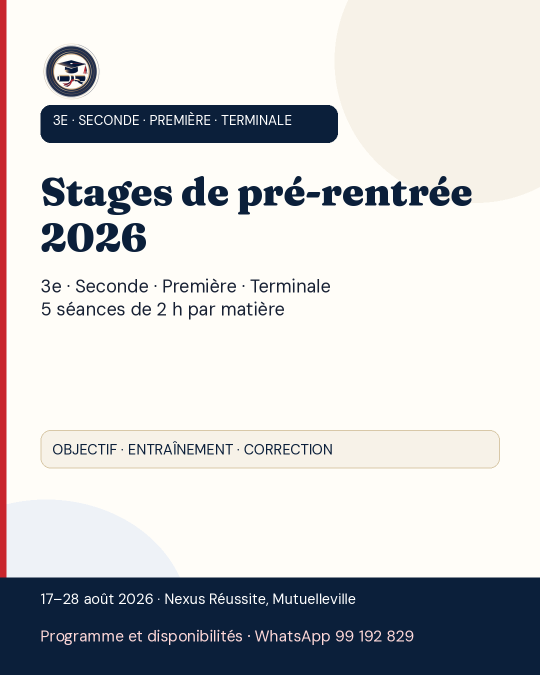
#> input picture scripts/pre-rentree/assets/campaigns/pre-rentree-2026/social/PUBLIC/feed/principal.png, 1080 x 1350 px (shown at 1/2 size)
$ python build_public_social_release.py
#> lines starting #> are read from the running program, lines starting #| are printed output that depends on the picture
#!/usr/bin/env python3
"""Build deterministic PUBLIC and watermarked REVIEW social release families."""

from __future__ import annotations

import argparse
import hashlib
import json
import re
import shutil
from pathlib import Path
from typing import Any

from PIL import Image, ImageDraw, ImageFont
from pypdf import PdfWriter
from pypdf.generic import ArrayObject, ByteStringObject


LAUNCH_DATE = "2026-07-26"
CAMPAIGN_DATES = "17–28 août 2026"
PUBLICATION_STATUS = "PUBLIC_RELEASE_CANDIDATE"
WATERMARK = "DOCUMENT DE REVUE — DIFFUSION INTERDITE"
FIXED_PDF_DATE = "D:20000101000000Z"
FORBIDDEN_PUBLIC_COPY = re.compile(
    r"document de revue|diffusion interdite|programme et inscription|"
    r"pré[- ]?inscri(?:re|ption)|\bréserver\b|\bpayer\b",
    re.IGNORECASE,
)
SECONDE_PHYSICS = re.compile(
    r"seconde[^.]{0,180}physique[- ]?chimie|physique[- ]?chimie[^.]{0,180}seconde",
    re.IGNORECASE,
)


def sha256(path: Path) -> str:
    return hashlib.sha256(path.read_bytes()).hexdigest()


def copy(source: Path, target: Path) -> None:
    target.parent.mkdir(parents=True, exist_ok=True)
    shutil.copyfile(source, target)


def watermark(source: Path, target: Path, font_path: Path) -> None:
    with Image.open(source).convert("RGBA") as image:
        overlay = Image.new("RGBA", image.size, (0, 0, 0, 0))
#> overlay: PIL image 1080x1350 RGBA; every value is 0
        draw = ImageDraw.Draw(overlay)
        font = ImageFont.truetype(font_path, size=max(24, image.width // 28))
        text_box = draw.textbbox((0, 0), WATERMARK, font=font)
#> text_box = (0, 7, 909, 36)
        text_width = text_box[2] - text_box[0]
#> text_width = 909
        text_height = text_box[3] - text_box[1]
#> text_height = 29
        padding = max(20, image.width // 40)
#> padding = 27
        x = max(padding, (image.width - text_width) // 2)
#> x = 85
        y = min(
            image.height - text_height - padding,
            int(image.height * 0.72),
        )
#> y = 972
        draw.rounded_rectangle(
            (
                x - padding,
                y - padding,
                x + text_width + padding,
                y + text_height + padding,
            ),
            radius=max(12, padding // 2),
            fill=(11, 31, 58, 180),
        )
        draw.text((x, y), WATERMARK, font=font, fill=(255, 255, 255, 255))
        target.parent.mkdir(parents=True, exist_ok=True)
        Image.alpha_composite(image, overlay).convert("RGB").save(
            target,
            format="PNG",
            optimize=True,
        )
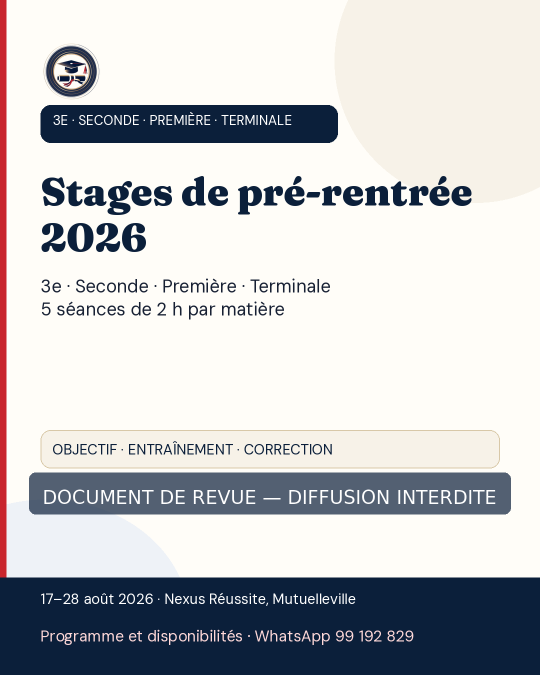
#> saved as principal.png: PIL image 1080x1350 RGB (shown at 1/2 size); mean R, G, B 195.8, 196.7, 198.8


# [89 lines left out: functions contact_sheet, normalize_pdf, asset_record, validate_textual_public_assets, validate_calendar, not called in this run]


def build(repo_root: Path, output: Path) -> None:
    week = repo_root / "assets" / "campaigns" / "pre-rentree-2026" / "week-one"
    full = repo_root / "assets" / "campaigns" / "pre-rentree-2026" / "full-campaign"
    if output.exists():
        shutil.rmtree(output)
    public = output / "PUBLIC"
    review = output / "REVIEW"
    watermark_font = (
        repo_root
        / "assets"
        / "campaigns"
        / "pre-rentree-2026"
        / "parent-documents"
        / "sources"
        / "fonts"
        / "DMSans.ttf"
    )

    public_images: list[tuple[Path, Path, str]] = [
        (week / "main" / "main-portrait.png", public / "feed" / "principal.png", "feed-main"),
        (full / "publications" / "02-entree-3e.png", public / "feed" / "entree-3e.png", "feed-level"),
        (full / "publications" / "03-entree-seconde.png", public / "feed" / "entree-seconde.png", "feed-level"),
        (full / "publications" / "04-entree-premiere.png", public / "feed" / "entree-premiere.png", "feed-level"),
        (full / "publications" / "05-entree-terminale.png", public / "feed" / "entree-terminale.png", "feed-level"),
        (week / "main" / "main-story.png", public / "story" / "principale.png", "story-main"),
        (full / "stories" / "02-entree-3e" / "frame-01.png", public / "story" / "entree-3e.png", "story-level"),
        (full / "stories" / "03-entree-seconde" / "frame-01.png", public / "story" / "entree-seconde.png", "story-level"),
        (full / "stories" / "04-premiere" / "frame-01.png", public / "story" / "entree-premiere.png", "story-level"),
        (full / "stories" / "05-terminale" / "frame-01.png", public / "story" / "entree-terminale.png", "story-level"),
    ]
    for source, target, _ in public_images:
        copy(source, target)
        watermark(target, review / target.relative_to(public), watermark_font)
#> pass 2 of the loop in build, `for source, target, _ in public_images:`:
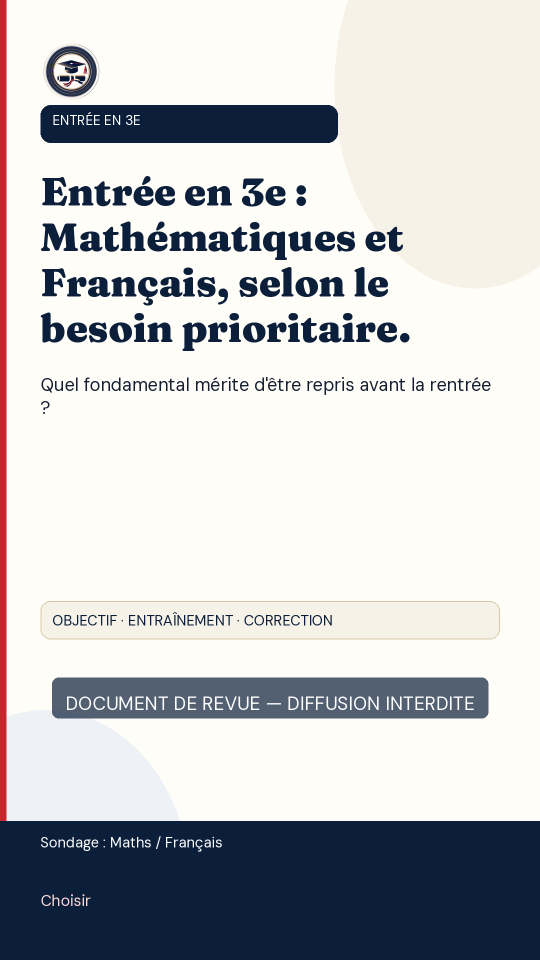
#> input picture assets/campaigns/pre-rentree-2026/social/REVIEW/story/entree-3e.png, 1080 x 1920 px, found by its file name (shown at 1/2 size)
#> image: PIL image 1080x1920 RGBA
#> overlay: PIL image 1080x1920 RGBA; every value is 0
#> y = 1382
#> in watermark (call 2), `Image.alpha_composite(image, overlay).convert("RGB").save( target, for..`:
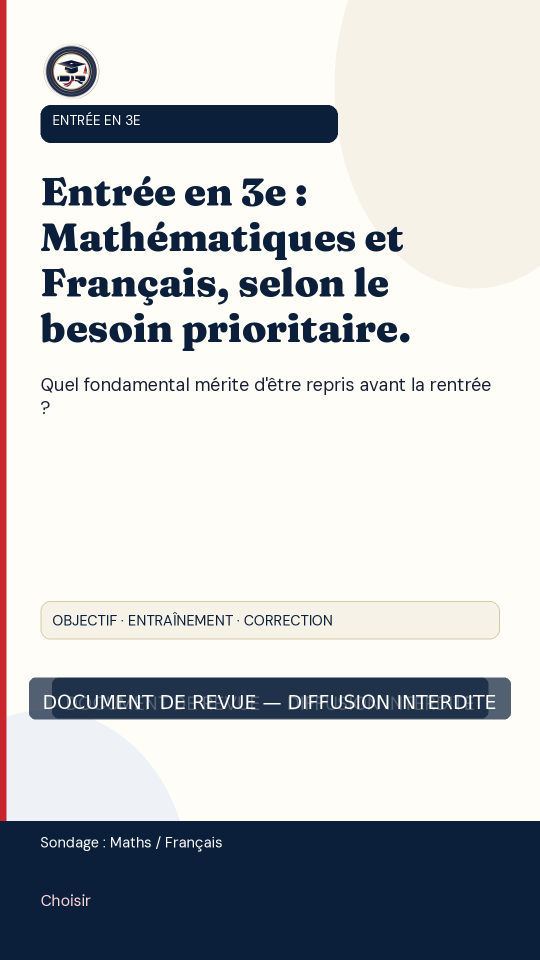
#> saved as entree-3e.png: PIL image 1080x1920 RGB (shown at 1/2 size); mean R, G, B 195.3, 196.5, 198.7
#> pass 3 of the loop in build, `for source, target, _ in public_images:`:
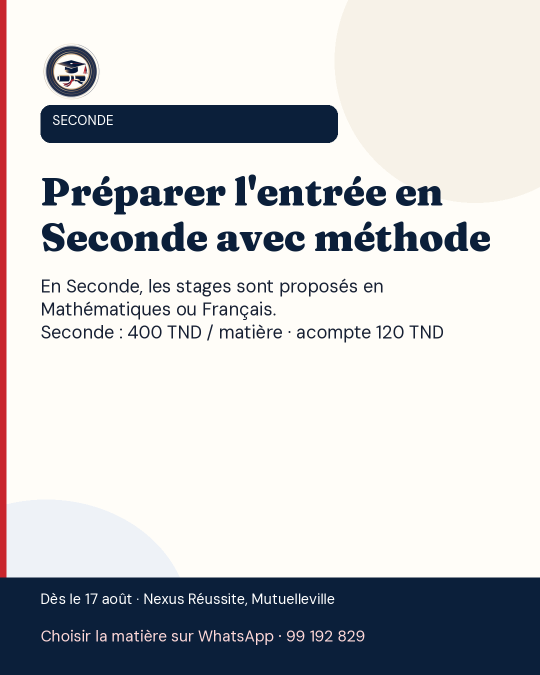
#> input picture scripts/pre-rentree/assets/campaigns/pre-rentree-2026/social/PUBLIC/feed/entree-seconde.png, 1080 x 1350 px (shown at 1/2 size)
#> image: PIL image 1080x1350 RGBA
#> y = 972
#> in watermark (call 3), `Image.alpha_composite(image, overlay).convert("RGB").save( target, for..`:
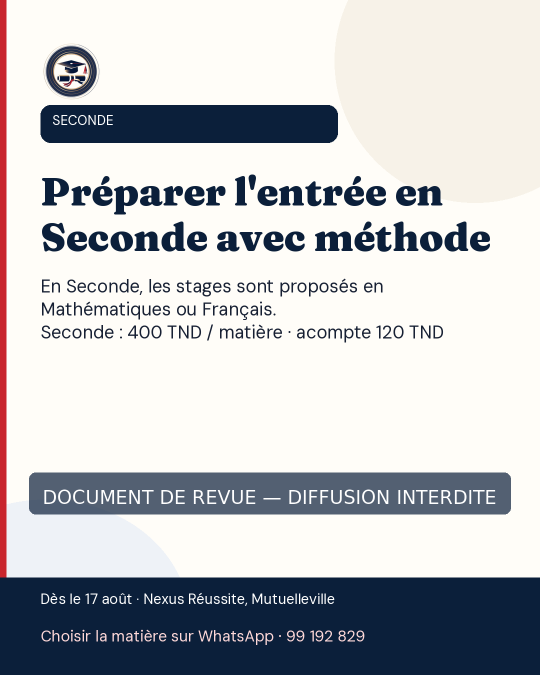
#> saved as entree-seconde.png: PIL image 1080x1350 RGB (shown at 1/2 size); mean R, G, B 192.8, 194.2, 197
#> the loop made 4 passes; the first 3 are shown

    for source in sorted((week / "carousel").glob("slide-*.png")):
        copy(source, public / "carrousel" / source.name)
    copy(week / "carousel" / "carousel-week-one.pdf", public / "carrousel" / "carousel-pre-rentree-2026.pdf")
    copy(week / "reel" / "reel-cover.png", public / "reel" / "couverture.png")
    copy(week / "reel" / "reel-motion-design.mp4", public / "reel" / "pre-rentree-2026.mp4")
    copy(week / "reel" / "reel-fr.srt", public / "reel" / "sous-titres-fr.srt")
    copy(full / "calendar" / "full-campaign-calendar.json", public / "calendrier" / "calendrier.json")
    copy(full / "calendar" / "full-campaign-calendar.csv", public / "calendrier" / "calendrier.csv")
    copy(full / "calendar" / "full-campaign-calendar.pdf", public / "calendrier" / "calendrier.pdf")
    copy(full / "copy" / "campaign-copy.json", public / "textes" / "campagne.json")
    copy(full / "copy" / "whatsapp-variants.md", public / "textes" / "whatsapp.md")

    feed_review = sorted((review / "feed").glob("*.png"))
    story_review = sorted((review / "story").glob("*.png"))
    contact_sheet(feed_review, review / "contact-sheets" / "feed.png", 3, 300)
    contact_sheet(story_review, review / "contact-sheets" / "story.png", 3, 220)
    combined = [
        review / "contact-sheets" / "feed.png",
        review / "contact-sheets" / "story.png",
    ]
    pdf_pages = [Image.open(path).convert("RGB") for path in combined]
    pdf_pages[0].save(
        review / "contact-sheets" / "campagne-sociale.pdf",
        "PDF",
        save_all=True,
        append_images=pdf_pages[1:],
        resolution=120,
    )
    normalize_pdf(
        review / "contact-sheets" / "campagne-sociale.pdf",
        "pre-rentree-2026-social-review-contact-sheets",
        "Nexus Réussite — Revue visuelle campagne Pré-rentrée 2026",
    )
    for page in pdf_pages:
        page.close()

    expected_dimensions = {
        "feed": (1080, 1350),
        "story": (1080, 1920),
    }
    for family, dimensions in expected_dimensions.items():
        for path in (public / family).glob("*.png"):
            with Image.open(path) as image:
                if image.size != dimensions:
                    raise ValueError(f"Unexpected {family} dimensions for {path}: {image.size}")

    validate_calendar(public / "calendrier" / "calendrier.json")
    validate_textual_public_assets(public)

    public_records = [
        asset_record(path, output, role, source.relative_to(repo_root).as_posix())
        for source, path, role in public_images
    ]
    for path in sorted(public.rglob("*")):
        if path.is_file() and not any(record["path"] == path.relative_to(output).as_posix() for record in public_records):
            public_records.append(asset_record(path, output, "public-campaign-support", "generated-campaign-output"))
    review_records = [
        asset_record(path, output, "internal-review", "PUBLIC/" + path.relative_to(review).as_posix())
        for path in sorted(review.rglob("*"))
        if path.is_file()
    ]
    manifest = {
        "schemaVersion": "1.0.0",
        "campaignId": "pre-rentree-2026",
        "campaignVersion": "2.1.0",
        "launchDate": LAUNCH_DATE,
        "campaignDates": CAMPAIGN_DATES,
        "purpose": "PUBLIC_RELEASE_CANDIDATE",
        "publicationStatus": PUBLICATION_STATUS,
        "whatsapp": "99 192 829",
        "venue": "Mutuelleville",
        "assets": public_records,
    }
    (output / "manifest-public.json").write_text(
        json.dumps(manifest, ensure_ascii=False, indent=2) + "\n",
        encoding="utf-8",
    )
    (output / "manifest-review.json").write_text(
        json.dumps(
            {
                "schemaVersion": "1.0.0",
                "campaignId": "pre-rentree-2026",
                "campaignVersion": "2.1.0",
                "purpose": "INTERNAL_REVIEW",
                "watermark": WATERMARK,
                "assets": review_records,
            },
            ensure_ascii=False,
            indent=2,
        )
        + "\n",
        encoding="utf-8",
    )


def main() -> int:
    parser = argparse.ArgumentParser()
    parser.add_argument("--repo-root", type=Path, default=Path.cwd())
    parser.add_argument(
        "--output",
        type=Path,
        default=Path("assets/campaigns/pre-rentree-2026/social"),
    )
    args = parser.parse_args()
    build(args.repo_root.resolve(), args.output.resolve())
    return 0


if __name__ == "__main__":
#> (the run stopped early here; a loop or call above may not have finished)
